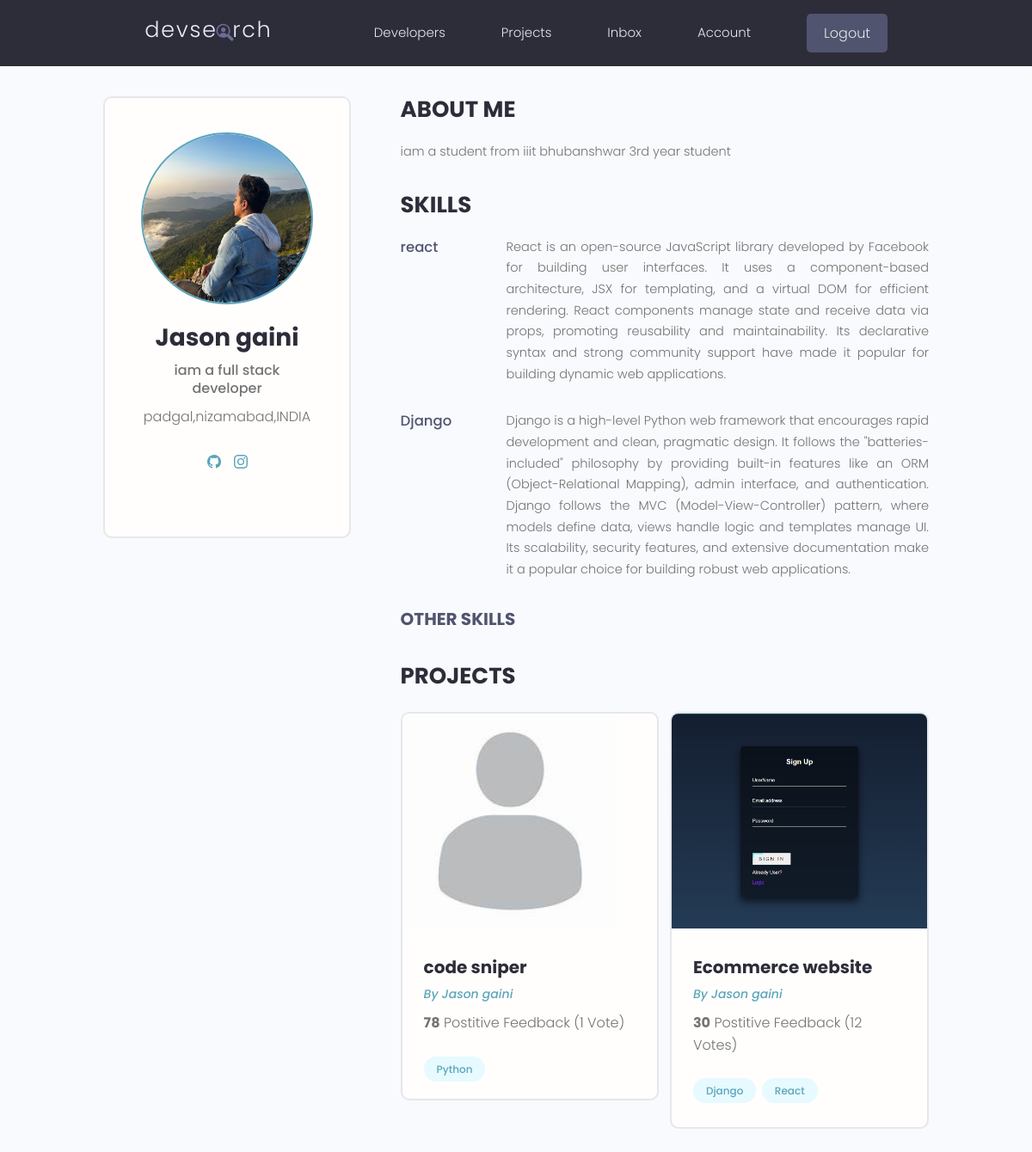
Screenshot of /profile/a16642c6-ae1e-4c59-aec5-d9e8347c5a89/ (signed in) with the database file from the repository.
### users/models.py (models this page shows, shortened)
class Profile(models.Model):
    user = models.OneToOneField(User, on_delete=models.CASCADE,null=True,blank=True)
    name = models.CharField(max_length=200,blank=True,null=True)
    email = models.EmailField(max_length=500,blank=True,null=True)
    username =models.CharField(max_length=200,blank=True,null=True)
    location =models.CharField(max_length=200,blank=True,null=True)
    short_intro = models.CharField(max_length=200,blank=True,null=True)
    bio =models.TextField(blank=True,null=True)
    profile_image=models.ImageField(null=True,blank=True,upload_to='profiles/',default='profiles/default.jpg')
    social_github = models.CharField(max_length=200,blank=True,null=True)
    social_twitter = models.CharField(max_length=200,blank=True,null=True)
    social_linkedin = models.CharField(max_length=200,blank=True,null=True)
    social_youtube = models.CharField(max_length=200,blank=True,null=True)
    social_website = models.CharField(max_length=200,blank=True,null=True)
    created = models.DateTimeField(auto_now_add=True)
    id = models.UUIDField(default=uuid.uuid4,unique=True,primary_key=True,editable=False)

class Skill(models.Model):
    owner =models.ForeignKey(Profile,on_delete=models.CASCADE,null=True,default=True)
    name=models.CharField(max_length=200,null=True,default=True)
    description = models.TextField(null=True,blank=True)
    created = models.DateTimeField(auto_now_add=True)
    id = models.UUIDField(default=uuid.uuid4,unique=True,primary_key=True,editable=False)

### projects/models.py (models this page shows, shortened)
class Project(models.Model):
    owner = models.ForeignKey(Profile, null=True, blank=True, on_delete=models.SET_NULL)
    title = models.CharField(max_length=200)
    description = models.TextField(null=True, blank=True)
    fetured_image = models.ImageField(null=True, blank=True, default="default.jpg")
    demo_link = models.CharField(max_length=2000, null=True, blank=True)
    source_link = models.CharField(max_length=2000, null=True, blank=True)
    tags = models.ManyToManyField('Tag', blank=True)
    Vote_total = models.IntegerField(default=0, null=True, blank=True)
    Vote_ratio = models.IntegerField(default=0, null=True, blank=True)
    created = models.DateTimeField(auto_now_add=True)
    id = models.UUIDField(default=uuid.uuid4, unique=True, primary_key=True, editable=False)
    class Meta:
        ordering = ['-Vote_ratio','-Vote_total','title']

class Tag(models.Model):
    name = models.CharField(max_length=200)
    created = models.DateTimeField(auto_now_add=True)
    id = models.UUIDField(default=uuid.uuid4, unique=True, primary_key=True, editable=False)
    def __str__(self):
        return self.name

### users/views.py (the view)
# urls.py: path('profile/<str:pk>/',views.userProfile,name="user-profile"),
def userProfile(request,pk):
    profile =Profile.objects.get(id=pk)
    topSkills=profile.skill_set.exclude(description__exact="")
    otherSkills=profile.skill_set.filter(description="")
    context={'profile':profile,'topSkills':topSkills,"otherSkills":otherSkills}
    return render(request,'users/user-profile.html',context)

### users/templates/users/user-profile.html (shortened to what this page needs)
{% extends 'main.html' %}
{% block content %}
<main class="profile my-md">
    <div class="container">
      <div class="layout">
        <div class="column column--1of3">
          <div class="card text-center">
            <div class="card__body dev">
              <img class="avatar avatar--xl" src="{{ profile.profile_image.url}}" />
              <h2 class="dev__name">{{profile.name}}</h2>
              <p class="dev__title">{{profile.short_intro}}</p>
              <p class="dev__location">{{profile.location}}</p>
              <ul class="dev__social">
                {% if profile.social_github %}
                <li>
                  <a title="Github" href="{{profile.social_github}}" target="_blank"></a>
                </li>
                {% endif %}
                {% if profile.social_website %}
                <li>
                  <a title="Personal Website" href="{{profile.social_website}}" target="_blank"><i class="im im-globe"></i></a>
                </li>
                {% endif %}
              </ul>
            </div>
          </div>
        </div>
        <div class="column column--2of3">
          <div class="devInfo">
            <h3 class="devInfo__title">About Me</h3>
            <p class="devInfo__about">{{profile.bio}}</p>
          </div>
          <div class="devInfo">
            <h3 class="devInfo__title">Skills</h3>
            <div class="devInfo__skills">
                {% for skill in topSkills %}
              <div class="devSkill">
                <h4 class="devSkill__title">{{skill.name}}</h4>
                <p class="devSkill__info">{{skill.description}}</p>
              </div>
              {% endfor %}
              <h3 class="devInfo__subtitle">Other Skills</h3>
            </div>
          </div>
          <div class="devInfo">
            <h3 class="devInfo__title">Projects</h3>
            <div class="grid grid--two">
               {% for project in profile.project_set.all %}
              <div class="column">
                <div class="card project">
                  <a href="{% url 'project' project.id %}" class="project">
                    <img class="project__thumbnail" src="{{project.fetured_image.url}}" alt="project thumbnail" />
                    <div class="card__body">
                      <h3 class="project__title">{{project.title}}</h3>
                      <p><a class="project__author" href="{% url 'user-profile' project.owner.id %} ">By {{project.owner.name}}</a></p>
                      <p class="project--rating">
                        <span style="font-weight: bold;">{{project.Vote_ratio}}</span> Postitive
                        Feedback ({{project.Vote_total}} Vote{{project.Vote_total|pluralize:"s"}})
                      </p>
                      <div class="project__tags">
                        {% for tag in project.tags.all %}
                        <span class="tag tag--pill tag--main">
                          <small>{{tag}}</small>
                        </span>
                        {% endfor %}
                      </div>
                    </div>
                  </a>
                </div>
              </div>
              {% endfor %}
            </div>
          </div>
        </div>
      </div>
    </div>
  </main>
{% endblock content %}

### static/styles/app.css (style rules this page uses)
:root { --color-sub: #2d2d39; }
.card { border: 2px solid var(--color-light); }
img { width: 100%; }
.profile .card > .dev { padding: 4rem; }
.dev__name { color: var(--color-sub); font-size: 2.8rem; font-weight: 700; margin-top: 1rem; margin-bottom: 0.5rem; }
.dev__title { font-size: 1.6rem; font-weight: 500; line-height: 1.3; }
.dev__location { margin-top: 1rem; }
.dev__social { margin: 3rem 0; list-style: none; display: flex; justify-content: center; gap: 1.5rem; }
.devInfo { margin-bottom: 3rem; }
.devInfo__title, .devInfo__subtitle { font-size: 2.6rem; color: var(--color-sub); text-transform: uppercase; font-weight: 700; margin-bottom: 1.5rem; }
.devInfo__subtitle { font-size: 2rem; color: var(--color-sub-light); }
.devInfo__about, .devSkill__info { font-size: 1.45rem; line-height: 1.7; text-align: justify; }
.devSkill { margin-bottom: 3rem; }
.devSkill__title { font-size: 1.65rem; font-weight: 500; color: var(--color-sub-light); }
@media screen and (min-width: 700px) { .devSkill { display: flex; justify-content: space-between; gap: 3rem; } }
@media screen and (min-width: 700px) { .devSkill__info { flex-basis: 80%; } }
.project__author { font-size: 1.4rem; font-style: italic; }
.project--rating { margin-bottom: 1.6em; margin-top: .5em; }
.project__thumbnail { height: 25rem; object-fit: cover; object-position: top center; }
.project__title { font-size: 2rem; font-weight: 700; color: var(--color-sub); }

### static/uikit/styles/modules/_variables.css (style rules this page uses)
:root { --color-main: #5aa5b9; --color-main-light: #e6faff; --color-sub: #3f4156; --color-sub-light: #51546e; --color-sub-lighter: #ededfd; --color-text: #737373; --color-gray: #8b8b8b; --color-light: #e5e7eb; --color-light-gray: #767676; --color-bg: #f8fafd; --color-white: #fffefd; --color-white-light: #f3f3f3; --color-success: #359e64; --color-success-bg: #def8e8; --color-error: #fc4b0b; --color-error-bg: #fff2ee; --font-base: 'Poppins', arial, helvetica, 'Segoe UI', roboto, ubuntu, sans-serif; --font-monospace: 'Fira Code', 'Courier New', courier, monospace; --font-regular: 300; --font-medium: 500; --font-bold: 700; --generic-shadow: 1px 1px 5px #00000010; --generic-transition: all 0.3s ease-in-out; }

### static/uikit/styles/modules/_base.css (style rules this page uses)
* { margin: 0; padding: 0; box-sizing: border-box; text-rendering: optimizeLegibility; color: inherit; font-size: inherit; }
html { font-size: 50%; }
@media only screen and (min-width: 480px) { html { font-size: 56.25%; } }
@media only screen and (min-width: 1200px) { html { font-size: 62.5%; } }
body { line-height: 1.6; font-weight: 400; font-size: 1.5rem; color: var(--color-text); background-color: var(--color-bg); min-height: 100vh; }

### static/uikit/styles/modules/_typography.css (style rules this page uses)
* { font-family: var(--font-base); }
h2 { font-size: 3.6rem; font-weight: var(--font-bold); }
h3 { font-size: 3.2rem; font-weight: var(--font-medium); }
h4 { font-size: 2.8rem; font-weight: var(--font-medium); }
p, span, strong { font-size: 1.6rem; color: var(--color-text); font-weight: var(--font-regular); }
a { padding-bottom: 2px; text-decoration: none; display: inline-block; color: var(--color-main); font-weight: var(--font-medium); }

### static/uikit/styles/modules/_utilities.css (style rules this page uses)
.container { width: 92%; max-width: 165rem; margin: 0 auto; box-sizing: border-box; }
@media screen and (min-width: 1000px) { .container { width: 90%; } }
@media screen and (min-width: 1200px) { .container { width: 80%; } }
.text-center { text-align: center; }
.my-md { margin: 3rem auto; }

### static/uikit/styles/modules/_avatar.css (style rules this page uses)
.avatar { border-radius: 50%; border: 2px solid var(--color-main); object-fit: cover; }
.avatar--xl { height: 20rem; width: 20rem; }

### static/uikit/styles/modules/_card.css (style rules this page uses)
.card { border-radius: 1rem; background-color: var(--color-white); border: 1.5px solid var(--color-light); width: auto; height: auto; margin-top: 0.5rem; margin-bottom: 0.5rem; overflow: hidden; }
.card__body, .card__header { padding: 2rem 2.5rem; }

### static/uikit/styles/modules/_tag.css (style rules this page uses)
.tag { display: inline-flex; align-items: center; background-color: var(--color-sub); height: -webkit-fit-content; height: -moz-fit-content; height: fit-content; width: -webkit-fit-content; width: -moz-fit-content; width: fit-content; border-radius: 0.5rem; padding: 0.5rem 1.5rem; font-size: 1.2rem; cursor: pointer; }
.tag:not(:last-child) { margin-right: 0.25rem; margin-bottom: 0.75rem; }
.tag > small { color: var(--color-white); }
.tag--pill { border-radius: 5rem; }
.tag--main, .tag--main > small { background: var(--color-main-light); color: var(--color-main); font-weight: 500; }

### rows the page displays
Profile: profile_image (picture), name "Jason gaini", short_intro "iam a full stack developer", location "padgal,nizamabad,INDIA", bio "iam a student from iiit bhubanshwar 3rd year student"
Skill: name "react", description "React is an open-source JavaScript library developed by Facebook for building user interfaces. It uses a component-based architecture, JSX for templating, and a virtual DOM for efficient rendering. React components manage state and receive data via props, promoting reusability and maintainability. Its declarative syntax and strong community support have made it popular for building dynamic web applications."
Skill: name "Django", description "Django is a high-level Python web framework that encourages rapid development and clean, pragmatic design. It follows the \"batteries-included\" philosophy by providing built-in features like an ORM (Object-Relational Mapping), admin interface, and authentication. Django follows the MVC (Model-View-Controller) pattern, where models define data, views handle logic and templates manage UI. Its scalability, security features, and extensive documentation make it a popular choice for building robust web applications."
Project: fetured_image (placeholder picture), title "code sniper", owner.name "Jason gaini", Vote_ratio "78", Vote_total "1"
Tag: name "Python"
Project: fetured_image (picture), title "Ecommerce website", owner.name "Jason gaini", Vote_ratio "30", Vote_total "12"
Tag: name "Django"
Tag: name "React"
